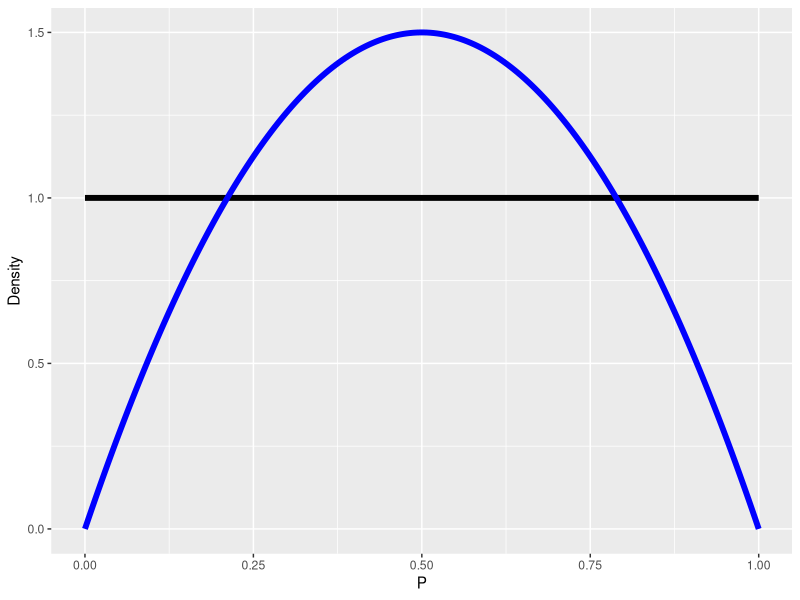
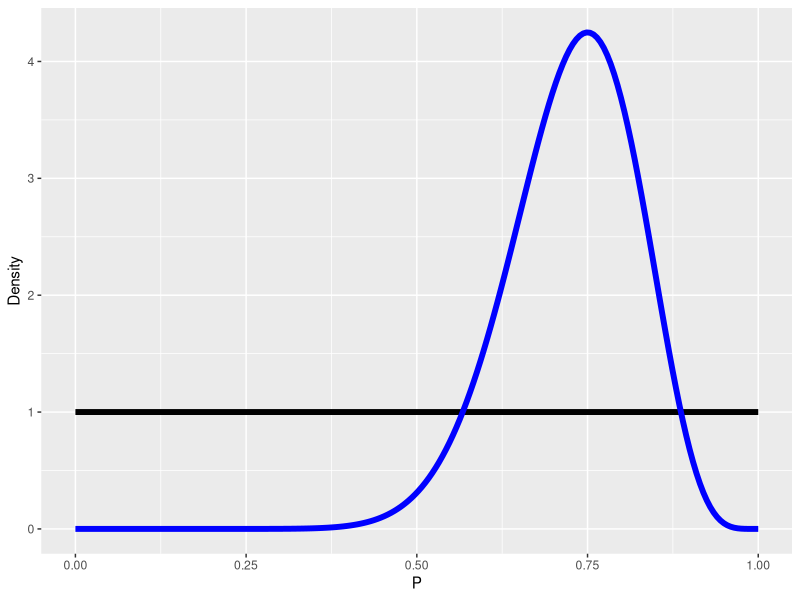
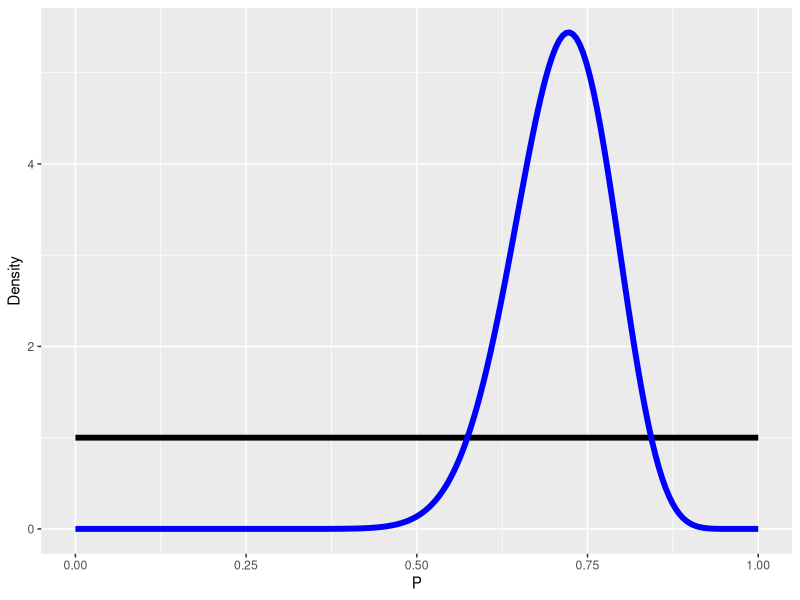
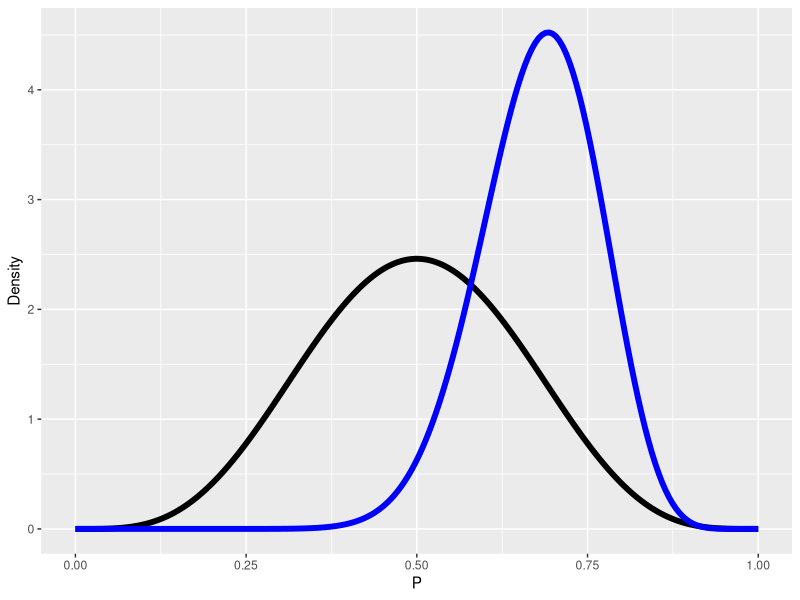
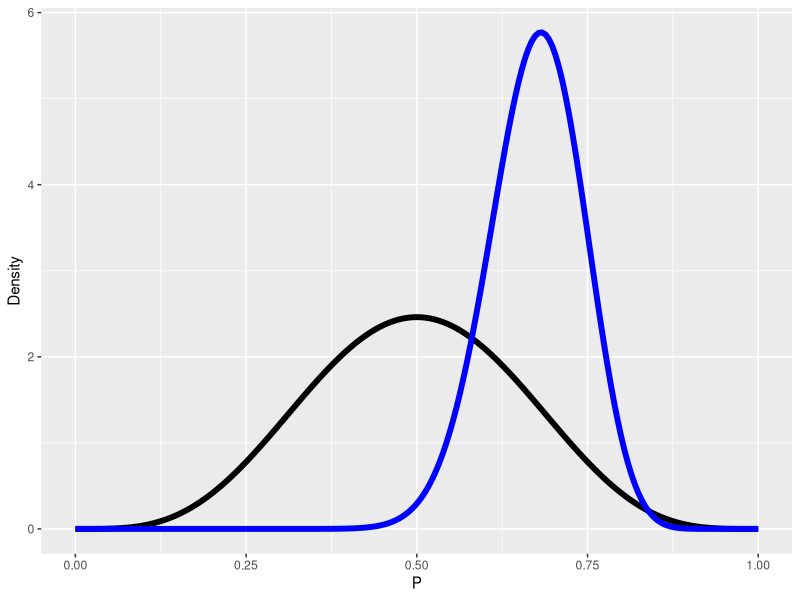
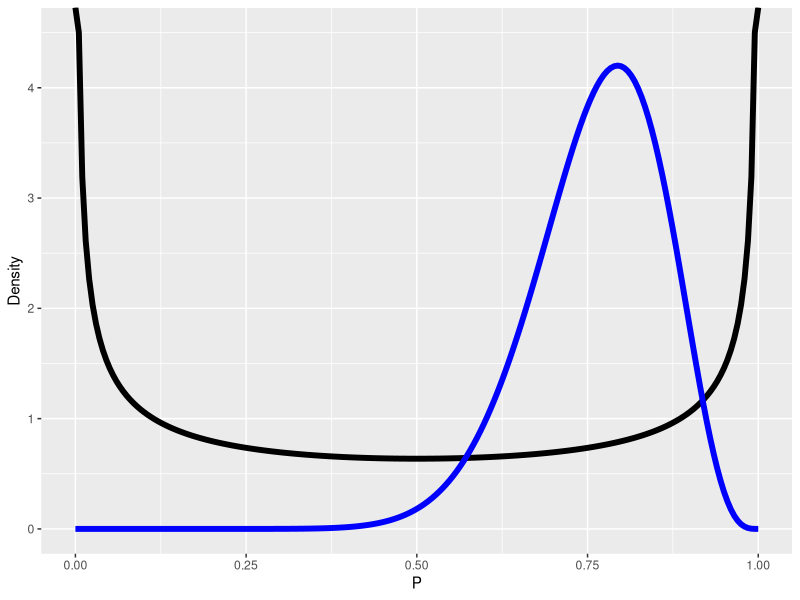
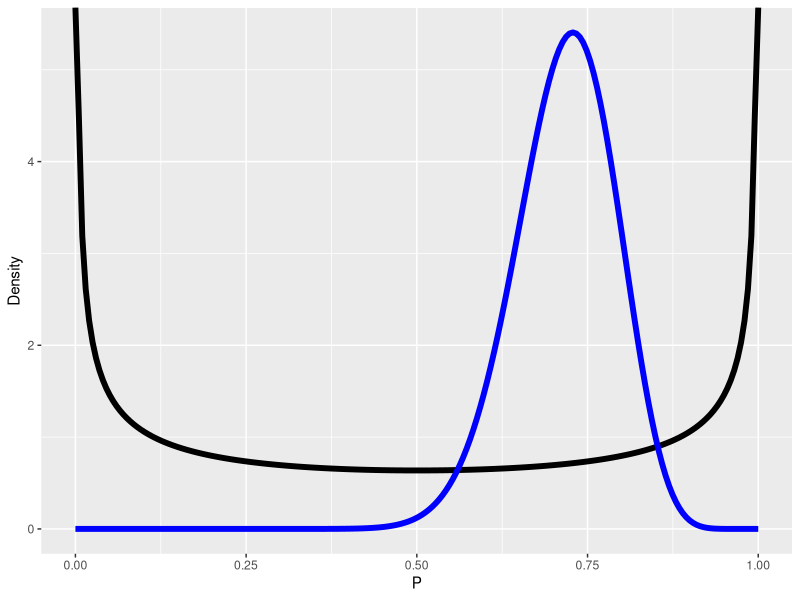
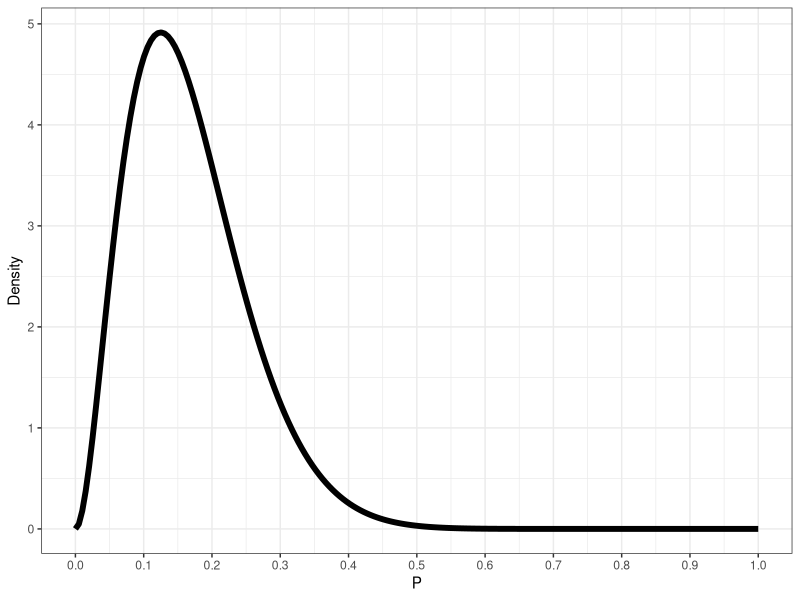

Recreate these plots in R, in order.
## ---- chunk 1
#| echo: false
#| message: false

library(tidyverse)

# Required files for this problem set:

## ---- chunk 2
# Experiment 1
chisq.test(c(14, 4))

# Experiment 2
chisq.test(c(26, 10))
## ---- chunk 3
prior_post_beta <- function (a1, b1, a2, b2) {
  ggplot() +
  geom_line(data = tibble(P = seq(0, 1, length.out = 200),
                          Density = dbeta(P, shape1 = a1, shape2 = b1)),
            aes(P, Density), linewidth = 2) +
  geom_line(data = tibble(P = seq(0, 1, length.out = 200),
                          Density = dbeta(P, shape1 = a2, shape2 = b2)),
            aes(P, Density), color = "blue", linewidth = 2)
}

## ---- chunk 4
# FIXME
prior_post_beta(1, 1, 2, 2)
## ---- chunk 5
prior_post_beta(1, 1, 16, 6)

exp1 <- rbeta(1e4, 15, 5)
quantile(exp1, probs = c(0.025, 0.5, 0.975))


prior_post_beta(1, 1, 27, 11)

exp2 <- rbeta(1e4, 27, 11)
quantile(exp2, probs = c(0.025, 0.5, 0.975))
## ---- chunk 6
prior_post_beta(5, 5, 19, 9)

exp1 <- rbeta(1e4, 19, 9)
quantile(exp1, probs = c(0.025, 0.5, 0.975))


prior_post_beta(5, 5, 31, 15)

exp2 <- rbeta(1e4, 31, 15)
quantile(exp2, probs = c(0.025, 0.5, 0.975))
## ---- chunk 7
prior_post_beta(0.5, 0.5, 14.5, 4.5)

exp1 <- rbeta(1e4, 14.5, 4.5)
quantile(exp1, probs = c(0.025, 0.5, 0.975))


prior_post_beta(0.5, 0.5, 26.5, 10.5)

exp2 <- rbeta(1e4, 26.5, 10.5)
quantile(exp2, probs = c(0.025, 0.5, 0.975))
## ---- chunk 8
# FIXME
ggplot() +
  geom_line(data = tibble(P = seq(0, 1, length.out = 200),
                          Density = dbeta(P, shape1 = 3, shape2 = 15)),
            aes(P, Density), linewidth = 2) +
  scale_x_continuous(breaks = seq(0, 1, by = 0.1)) +
  theme_bw()
